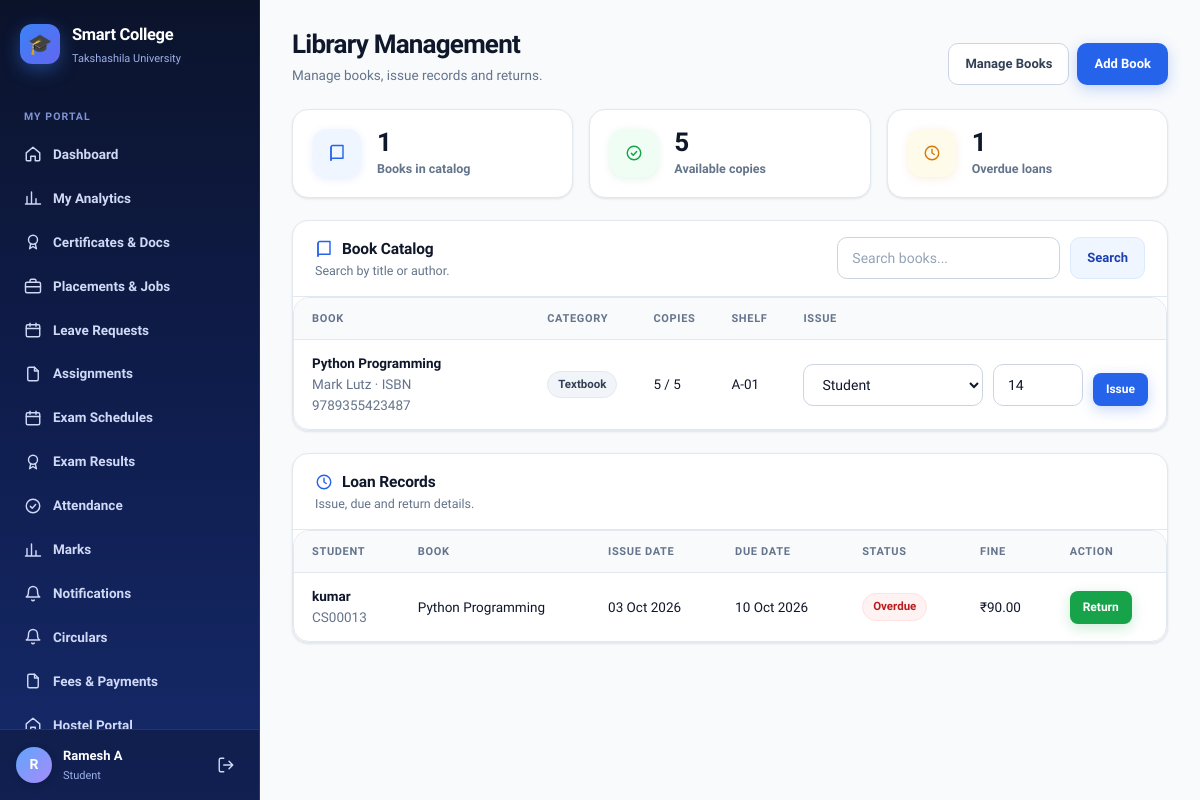
The app's page /library/ (signed in) with its own data.
### students/models.py (models this page shows, shortened)
class Student(models.Model):
    user = models.OneToOneField(
        User,
        on_delete=models.CASCADE,
        null=True,
        blank=True
    )
    name = models.CharField(max_length=100)
    roll_no = models.CharField(max_length=20, unique=True)
    sif_number = models.CharField(
        max_length=30,
        unique=True,
        null=True,
        blank=True,
        help_text="7-digit unique University SIF number (auto-generated if left blank)"
    )
    email = models.EmailField()
    department = models.ForeignKey(
        Department,
        on_delete=models.CASCADE
    )
    course = models.ForeignKey(
        Course,
        on_delete=models.SET_NULL,
        null=True,
        blank=True
    )
    year = models.IntegerField()
    is_approved = models.BooleanField(default=True)
    parent_name = models.CharField(max_length=100, blank=True)
    parent_phone = models.CharField(max_length=20, blank=True)
    phone = models.CharField(max_length=20, blank=True)
    admission_date = models.DateField(default=timezone.now)
    is_active = models.BooleanField(default=True)

### library/models.py (models this page shows, shortened)
class Book(models.Model):
    CATEGORY_CHOICES = [
        ("TEXTBOOK", "Textbook"),
        ("REFERENCE", "Reference"),
        ("JOURNAL", "Journal"),
        ("GENERAL", "General"),
    ]
    title = models.CharField(max_length=200)
    author = models.CharField(max_length=150)
    isbn = models.CharField(max_length=30, blank=True)
    category = models.CharField(
        max_length=20,
        choices=CATEGORY_CHOICES,
        default="TEXTBOOK",
    )
    publisher = models.CharField(max_length=150, blank=True)
    total_copies = models.PositiveIntegerField(default=1)
    available_copies = models.PositiveIntegerField(default=1)
    shelf_location = models.CharField(max_length=80, blank=True)
    is_active = models.BooleanField(default=True)
    created_at = models.DateTimeField(auto_now_add=True)
    class Meta:
        ordering = ["title"]

class BookLoan(models.Model):
    STATUS_CHOICES = [
        ("ISSUED", "Issued"),
        ("RETURNED", "Returned"),
        ("OVERDUE", "Overdue"),
    ]
    book = models.ForeignKey(
        Book,
        on_delete=models.PROTECT,
        related_name="loans",
    )
    student = models.ForeignKey(
        Student,
        on_delete=models.CASCADE,
        related_name="library_loans",
    )
    issue_date = models.DateField(default=timezone.now)
    due_date = models.DateField()
    return_date = models.DateField(null=True, blank=True)
    fine_amount = models.DecimalField(
        max_digits=8,
        decimal_places=2,
        default=0,
    )
    status = models.CharField(
        max_length=10,
        choices=STATUS_CHOICES,
        default="ISSUED",
    )
    remarks = models.TextField(blank=True)
    created_at = models.DateTimeField(auto_now_add=True)
    class Meta:
        ordering = ["-issue_date", "-created_at"]
    @property
    def current_status(self):
        if self.return_date:
            return "RETURNED"
        if self.due_date and self.due_date < timezone.localdate():
            return "OVERDUE"
        return "ISSUED"
    @property
    def calculated_fine(self):
        if self.return_date:
            end_date = self.return_date
        else:
            end_date = timezone.localdate()
        if not self.due_date or end_date <= self.due_date:
            return 0
        return (end_date - self.due_date).days * 5

### library/views.py (the view)
# urls.py: path("", views.dashboard_view, name="dashboard"),
@login_required(login_url="/accounts/login/")
def dashboard(request):
    is_admin = request.user.is_superuser
    student = _student(request)
    if not is_admin and not student:
        return redirect("/accounts/login/")
    books = Book.objects.filter(is_active=True).order_by("title")
    if request.GET.get("q"):
        q = request.GET["q"].strip()
        books = books.filter(title__icontains=q) | books.filter(author__icontains=q)
    books = books.distinct()
    if is_admin:
        loans = BookLoan.objects.select_related("book", "student").all()
    else:
        loans = BookLoan.objects.select_related("book", "student").filter(student=student)
    active_loans = loans.exclude(status="RETURNED")
    overdue_count = sum(1 for loan in active_loans if loan.current_status == "OVERDUE")
    available_count = sum(book.available_copies for book in books)
    student_list = Student.objects.filter(is_active=True).order_by("name") if is_admin else []
    context = {
        "student": student,
        "books": books,
        "loans": loans,
        "active_loans": active_loans,
        "overdue_count": overdue_count,
        "available_count": available_count,
        "is_admin": is_admin,
        "student_list": student_list,
    }
    return render(request, "library/dashboard.html", context)

### accounts/context_processors.py (called while the page is built)
def _has_faculty(user):
    if not user or not user.is_authenticated:
        return False
    if Student.objects.filter(user=user).exists():
        return False
    return (
        Faculty.objects.filter(user=user).exists()
        or (bool(user.email) and Faculty.objects.filter(email=user.email).exists())
    )

### library/views.py (called while the page is built)
def _student(request):
    return Student.objects.filter(user=request.user, is_active=True).first()

### library/templates/library/dashboard.html (shortened to what this page needs)
{% extends "base.html" %}
{% block page_title %}Library Management{% endblock %}
{% block page_sub %}{% if is_admin %}Manage books, issue records and returns.{% else %}Search books and track your issued books.{% endif %}{% endblock %}
{% block page_actions %}
{% if is_admin %}
<a class="btn btn-ghost" href="/admin/library/book/">Manage Books</a>
<a class="btn btn-primary" href="/admin/library/book/add/">Add Book</a>
{% endif %}
{% endblock %}
{% block content %}
<div class="grid grid-3 mb">
    <div class="stat"><div class="stat-ico"><svg class="icon"><use href="#i-book"/></svg></div><div><div class="stat-val">{{ books|length }}</div><div class="stat-label">Books in catalog</div></div></div>
    <div class="stat"><div class="stat-ico green"><svg class="icon"><use href="#i-check"/></svg></div><div><div class="stat-val">{{ available_count }}</div><div class="stat-label">Available copies</div></div></div>
    <div class="stat"><div class="stat-ico amber"><svg class="icon"><use href="#i-clock"/></svg></div><div><div class="stat-val">{{ overdue_count }}</div><div class="stat-label">Overdue loans</div></div></div>
</div>
<div class="card">
    <div class="card-head">
        <div>
            <div class="card-title"><svg class="icon"><use href="#i-book"/></svg> Book Catalog</div>
            <div class="card-sub">Search by title or author.</div>
        </div>
        <form method="get" class="form-actions">
            <input class="input" name="q" value="{{ request.GET.q }}" placeholder="Search books...">
            <button class="btn btn-soft" type="submit">Search</button>
        </form>
    </div>
    <div class="card-body flush">
        <div class="table-wrap">
            <table class="table">
                <thead><tr><th>Book</th><th>Category</th><th>Copies</th><th>Shelf</th>{% if is_admin %}<th>Issue</th>{% endif %}</tr></thead>
                <tbody>
                {% for book in books %}
                <tr>
                    <td><div class="strong">{{ book.title }}</div><div class="muted">{{ book.author }}{% if book.isbn %} · ISBN {{ book.isbn }}{% endif %}</div></td>
                    <td><span class="badge gray">{{ book.get_category_display }}</span></td>
                    <td>{{ book.available_copies }} / {{ book.total_copies }}</td>
                    <td>{{ book.shelf_location|default:"—" }}</td>
                    {% if is_admin %}
                    <td>
                        {% if book.available_copies > 0 %}
                        <form method="post" action="{% url 'library_issue' %}" class="form-actions">
                            <select class="select" name="student_id" required>
                                <option value="">Student</option>
                            </select>
                            <input class="input" style="max-width:90px" type="number" name="days" value="14" min="1" max="60" title="Loan days">
                            <button class="btn btn-primary btn-sm" type="submit">Issue</button>
                        </form>
                        {% else %}<span class="badge red">No copies</span>{% endif %}
                    </td>
                    {% endif %}
                </tr>
                {% empty %}
                <tr><td colspan="5"><div class="empty"><svg class="icon"><use href="#i-book"/></svg><b>No books found</b><span>Add books from Django Admin to start the library.</span></div></td></tr>
                {% endfor %}
                </tbody>
            </table>
        </div>
    </div>
</div>
<div class="card">
    <div class="card-head"><div><div class="card-title"><svg class="icon"><use href="#i-clock"/></svg> {% if is_admin %}Loan Records{% else %}My Library History{% endif %}</div><div class="card-sub">Issue, due and return details.</div></div></div>
    <div class="card-body flush">
        <div class="table-wrap">
            <table class="table">
                <thead><tr>{% if is_admin %}<th>Student</th>{% endif %}<th>Book</th><th>Issue Date</th><th>Due Date</th><th>Status</th><th>Fine</th>{% if is_admin %}<th>Action</th>{% endif %}</tr></thead>
                <tbody>
                {% for loan in loans %}
                <tr>
                    {% if is_admin %}<td><div class="strong">{{ loan.student.name }}</div><div class="muted">{{ loan.student.roll_no }}</div></td>{% endif %}
                    <td>{{ loan.book.title }}</td><td>{{ loan.issue_date|date:"d M Y" }}</td><td>{{ loan.due_date|date:"d M Y" }}</td>
                    <td>{% with status=loan.current_status %}<span class="badge {% if status == 'RETURNED' %}green{% elif status == 'OVERDUE' %}red{% else %}amber{% endif %}">{{ status|title }}</span>{% endwith %}</td>
                    <td>₹{{ loan.calculated_fine|floatformat:2 }}</td>
                    {% if is_admin %}<td>{% if not loan.return_date %}<form method="post" action="{% url 'library_return' loan.id %}">{% csrf_token %}<button class="btn btn-success btn-sm" type="submit">Return</button></form>{% else %}<span class="muted">Returned {{ loan.return_date|date:"d M Y" }}</span>{% endif %}</td>{% endif %}
                </tr>
                {% empty %}<tr><td colspan="7"><div class="empty"><svg class="icon"><use href="#i-clock"/></svg><b>No loan records</b><span>No books have been issued yet.</span></div></td></tr>{% endfor %}
                </tbody>
            </table>
        </div>
    </div>
</div>
{% endblock %}

### templates/base.html (shortened to what this page needs)
{% load static %}<!DOCTYPE html>
<html lang="en">
<head>
    <link rel="stylesheet" href="{% static 'css/theme.css' %}">
</head>
<body>
<div class="app">
    <aside class="sidebar" id="sidebar">
        <a class="brand" href="{{ nav_home }}">
            <span class="brand-mark">🎓</span>
            <span>
                <div class="brand-name">Smart College</div>
                <div class="brand-sub">Takshashila University</div>
            </span>
        </a>
        <nav class="nav">
            {% for group in nav_groups %}
                {% if group.label %}<div class="nav-label">{{ group.label }}</div>{% endif %}
                {% for item in group.items %}
                    <a class="nav-link {% if item.active %}active{% endif %}" href="{{ item.url }}">
                        <svg class="icon"><use href="#i-{{ item.icon }}"/></svg>
                        <span>{{ item.label }}</span>
                    </a>
                {% endfor %}
            {% endfor %}
        </nav>
        <div class="sidebar-foot">
            <div class="avatar">{{ nav_initial }}</div>
            <div class="who">
                <div class="who-name">{{ nav_display }}</div>
                <div class="who-role">{{ nav_role_label }}</div>
            </div>
            <a class="logout" href="/accounts/logout/" title="Log out"><svg class="icon"><use href="#i-logout"/></svg></a>
        </div>
    </aside>
    <div class="main">
        <main class="page">
            <div class="page-head">
                <div>
                    <h1 class="page-title">{% block page_title %}{% endblock %}</h1>
                    <div class="page-sub">{% block page_sub %}{% endblock %}</div>
                </div>
                <div class="head-actions">{% block page_actions %}{% endblock %}</div>
            </div>
            {% block content %}{% endblock %}
        </main>
    </div>
</div>
</body>
</html>

### records on screen
Student: name "Ramesh A"
Book: title "Python Programming", author "Mark Lutz", isbn "9789355423487", category "Textbook", available_copies "5", total_copies "5", shelf_location "A-01"
BookLoan: student.name "kumar", student.roll_no "CS00013", book "Python Programming", issue_date "03 Oct 2026", due_date "10 Oct 2026", current_status "Overdue", calculated_fine "90.00", shows "Return"

### other values on screen
{{ group.label }} "MY PORTAL"
{{ item.label }} "Dashboard" "My Analytics" "Certificates & Docs" "Placements & Jobs" "Leave Requests" "Assignments" "Exam Schedules" "Exam Results" "Attendance" "Marks" "Notifications" "Circulars" "Fees & Payments" "Hostel Portal"
{{ nav_initial }} "R"
{{ nav_role_label }} "Student"
{{ books|length }} "1"
{{ available_count }} "5"
{{ overdue_count }} "1"
